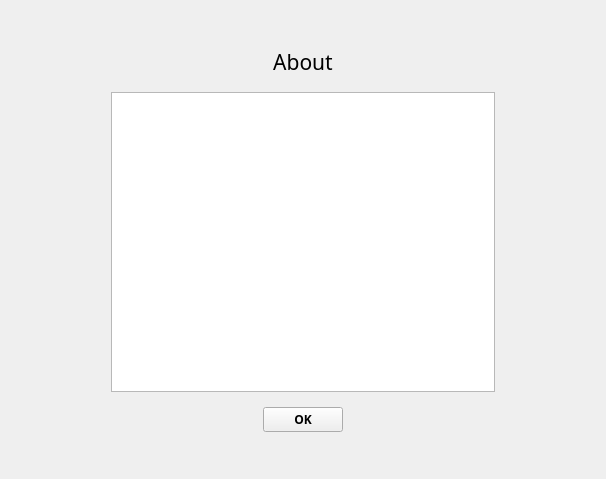
<?xml version="1.0" encoding="UTF-8"?>
<ui version="4.0">
 <class>AboutUI</class>
 <widget class="QWidget" name="AboutUI">
  <property name="geometry">
   <rect>
    <x>0</x>
    <y>0</y>
    <width>606</width>
    <height>479</height>
   </rect>
  </property>
  <property name="windowTitle">
   <string notr="true"/>
  </property>
  <layout class="QVBoxLayout" name="verticalLayout_2">
   <item>
    <layout class="QVBoxLayout" name="verticalLayout">
     <property name="spacing">
      <number>15</number>
     </property>
     <property name="leftMargin">
      <number>100</number>
     </property>
     <property name="rightMargin">
      <number>100</number>
     </property>
     <item>
      <spacer name="verticalSpacer">
       <property name="orientation">
        <enum>Qt::Vertical</enum>
       </property>
       <property name="sizeHint" stdset="0">
        <size>
         <width>20</width>
         <height>40</height>
        </size>
       </property>
      </spacer>
     </item>
     <item>
      <widget class="QLabel" name="labelProxyConfiguration">
       <property name="font">
        <font>
         <family>Segoe UI Semibold</family>
         <pointsize>16</pointsize>
         <weight>50</weight>
         <bold>false</bold>
        </font>
       </property>
       <property name="styleSheet">
        <string notr="true">color: @color-text-on-background ;</string>
       </property>
       <property name="text">
        <string>About</string>
       </property>
       <property name="alignment">
        <set>Qt::AlignCenter</set>
       </property>
      </widget>
     </item>
     <item>
      <widget class="QPlainTextEdit" name="plainTextEdit">
       <property name="minimumSize">
        <size>
         <width>0</width>
         <height>300</height>
        </size>
       </property>
       <property name="styleSheet">
        <string notr="true">QPlainTextEdit {
	background-color: transparent;
	border: 1px solid @color-panel-background-border;
	color: @color-text-on-background;
	
}


QScrollBar::vertical{
	border: none;
	background:  transparent;
	width: 10px;
	margin: 0px 0px 0px 0px;
}

QScrollBar::handle:vertical {
	background : @color-button-background;
	border: none;
	border-radius: 5px;
}

QScrollBar::add-line:vertical {
	border: none;
	height:0px;
}	

QScrollBar::sub-line:vertical {
	border: none;
	height:0px;
}	

QScrollBar::add-page:vertical, QScrollBar::sub-page:vertical {
    background: none;
}


</string>
       </property>
       <property name="readOnly">
        <bool>true</bool>
       </property>
       <property name="plainText">
        <string/>
       </property>
       <property name="textInteractionFlags">
        <set>Qt::TextBrowserInteraction</set>
       </property>
      </widget>
     </item>
     <item alignment="Qt::AlignHCenter|Qt::AlignVCenter">
      <widget class="QPushButton" name="buttonValidateAbout">
       <property name="minimumSize">
        <size>
         <width>50</width>
         <height>0</height>
        </size>
       </property>
       <property name="font">
        <font>
         <family>Segoe WP</family>
         <weight>75</weight>
         <bold>true</bold>
        </font>
       </property>
       <property name="autoFillBackground">
        <bool>false</bool>
       </property>
       <property name="styleSheet">
        <string notr="true"/>
       </property>
       <property name="text">
        <string>OK</string>
       </property>
      </widget>
     </item>
     <item>
      <spacer name="verticalSpacer_2">
       <property name="orientation">
        <enum>Qt::Vertical</enum>
       </property>
       <property name="sizeHint" stdset="0">
        <size>
         <width>20</width>
         <height>40</height>
        </size>
       </property>
      </spacer>
     </item>
    </layout>
   </item>
  </layout>
 </widget>
 <resources/>
 <connections/>
</ui>
